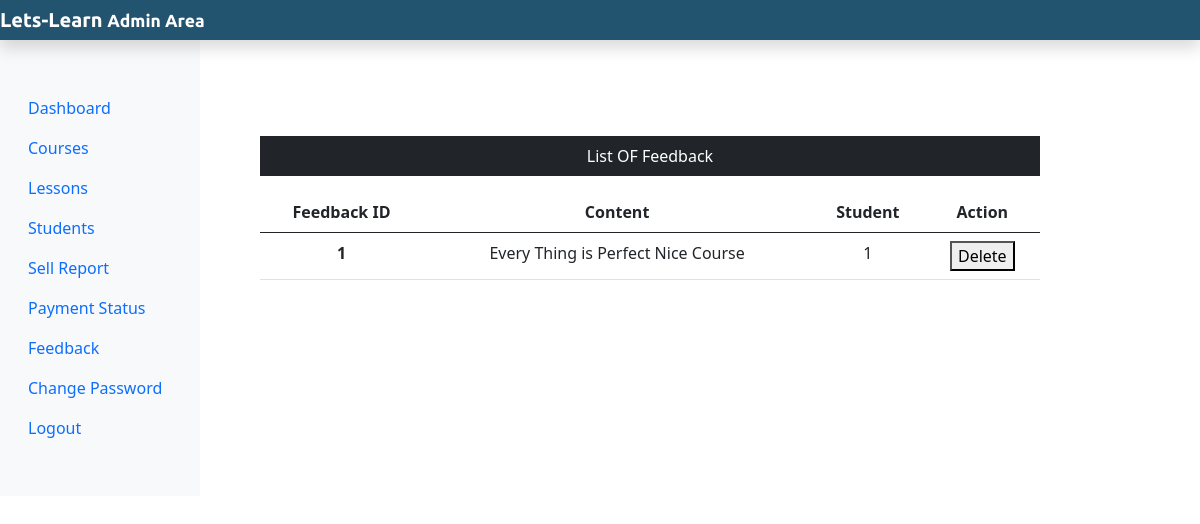
Screenshot of /admfeedback.php with the database file from the repository.
### tables this page shows
CREATE TABLE `feedback` (
  `f_id` int(11) NOT NULL,
  `f_content` text NOT NULL,
  `stu_id` int(11) NOT NULL
);

### admfeedback.php (the view, shortened to what this page needs)
<?php
include 'adminheder.php';
include 'dbcon.php';
?>
<div class="col-sm-9 mt-5">
<div class="mx-5 mt-5 text-center">
  <p class="bg-dark text-white p-2">List OF Feedback </p>
  <?php
  $sql="SELECT * FROM feedback";
  $result=mysqli_query($conn,$sql);
      if(mysqli_num_rows($result) > 0){
  echo '<table class="table">
    <thead>
      <tr>
        <th scope="col">Feedback ID</th>
        <th scope="col">Content</th>
        <th scope="col">Student</th>
        <th scope="col">Action</th>
       </tr>
<thead>
  <tbody>';
  while($row=mysqli_fetch_assoc($result)){
   echo '<tr>';
   echo  '<th scope="row">'.$row['f_id'].'</th>';
   echo   '<td>'.$row['f_content'].'</td>';
   echo   '<td>'.$row['stu_id'].'</td>';
    echo  '<td>';
    echo  '<form action="" method="POST" class="d-inline">
    <input type="hidden" name="id" value='.$row["f_id"].'>
      <button type="submit class="btn
      btn-secondary name="delete" value="Delete">Delete</button>
      </form>';
  echo '</td>';
echo '</tr>';
  }
echo '</tbody>
</table> ';
}
else{
   echo "0 Result ";
  }
  ?>
</div>
</div>
</div>
</div>
<?php
    include 'adminfooter.php';
?>

### rows the page displays
feedback: f_id "1", f_content "Every Thing is Perfect Nice Course", stu "1"
